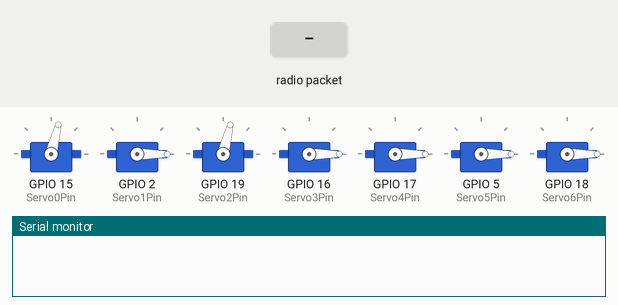
A sketch run on a simulated ESP32. Parts: 7 × servo, the last lines printed to the serial monitor. The inputs (shaded band) are chosen by the test bench.

Above: at 1.2 s.
1.3 s: radio packet "1" arrives
At 2.2 s:
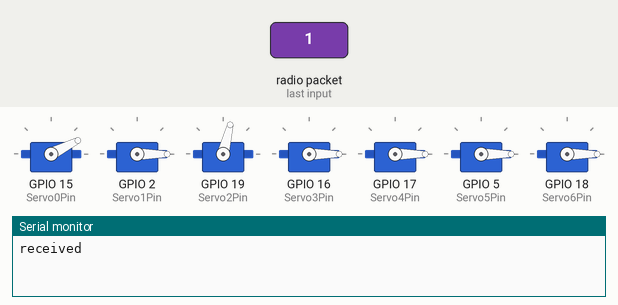
3.0 s: radio packet "0" arrives
At 4.3 s:
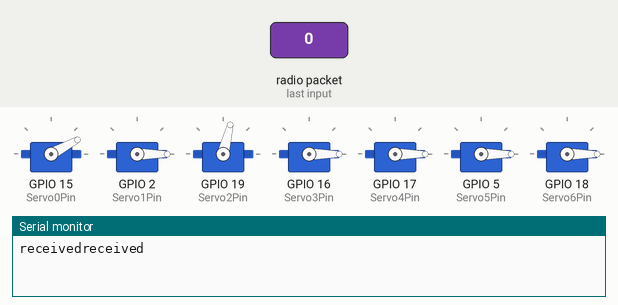
Timing chart, 0 to 6.0 s (numbered marks = the images above; inputs shaded):
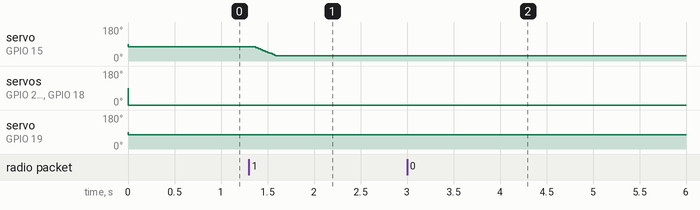

The sketch:

Full_Hand_Protoype_Control.ino
```cpp
 /*************************************
   Samantha Woods
   Skripsie Hand Prototype
   Hand Actuation Code
 *************************************/

#include <WiFi.h>
#include <esp_now.h>
#include <ESP32Servo.h>


/***Servos***/
Servo PinkyFinger;
Servo RingFinger;
Servo MiddleFinger;
Servo IndexFinger;
Servo ThumbFlex;
Servo ThumbAA;
Servo ThumbOp;

int Servo0Pin = 15;
int Servo1Pin = 2;
int Servo2Pin = 19;
int Servo3Pin = 16;
int Servo4Pin = 17;
int Servo5Pin = 5;
int Servo6Pin = 18;

/***Pressure Sensors***/
int ThumbSense = 39;
int IndexSense = 34;
int MiddleSense = 35;
int RingSense = 32;
int PinkySense = 33;

/***Servo Position Array Indexing***
 ***********************************
   0 = Pinky Finger
   1 = Ring Finger
   2 = Middle Finger
   3 = Index Finger
   4 = Thumb Bending
   5 = Thumb Abduction
   6 = Thumb Opposition
 ***********************************
*/
//uint8_t ServoMaxPosition[] = {80, 50, 80, 50, 46, 22, 70};                         //Maximum angle the servo can run to, read from NX simulation
uint8_t ServoMaxPosition[] = {76, 55, 76, 55, 37, 70, 80};                         //Maximum angle the servo can run to, read from NX simulation
uint8_t ServoMinPosition[] = {0, 0, 0, 0, 0, 0, 0};      //Minumum angle the servo can run to, read from NX simulation
uint8_t ServoCurrentPosition[] = {0, 0, 0, 0, 0, 0, 0};  //Position the servo is set to currently
uint8_t ServoSetPosition[] = {0, 0, 0, 0, 0, 0, 0};      //Position the servo is running to, set from glove readings, values sent wirelessly

/***Pressure Sensor Array Indexing***
 ************************************
   0 = Pinky Finger
   1 = Ring Finger
   2 = Middle Finger
   3 = Index Finger
   4 = Thumb
 ************************************
   Value range = 0 - 9
*/
uint8_t HandPressure[] = {0, 0, 0, 0, 0};             //Interval value of the FSR analog reading from the hand (ADC)
uint8_t GlovePressure[] = {1, 1, 1, 1, 1};            //Interval value of the FSR analog reading from the glove (ADC), values sent wirelessly


/***MAC Address Arrays***/
uint8_t BOARD3Address[] = {0x58, 0xBF, 0x25, 0x37, 0x2F, 0x30};

/*Timers*/
hw_timer_t *Timer5 = NULL;      //5 millisecond tick
hw_timer_t *Timer8 = NULL;      //8 millisecond tick

/*Miscellaneous Other Variables*/
uint8_t HolderArray[12];         //Placeholder array used to hold the incoming data
uint8_t SendArray[12];           //Placeholder array used to hold the outgoing data


/***FUNCTIONS***
 ***************
 ***************
*/

/***ESP_NOW Callback on data sent, used to confirm whether data sent successfully***/
void OnDataTransmission(const uint8_t *mac_addr, esp_now_send_status_t status) {
  Serial.print("\r\nPacket Send Status:\t");
  Serial.println(status == ESP_NOW_SEND_SUCCESS ? "Delivery Success" : "Delivery Fail");
}


/***ESP-NOW Callback on data received, used to handle the incoming data***/
void OnDataReceive(const uint8_t * mac, const uint8_t *incomingData, int len) {
  int i;

  Serial.write("received");
  memcpy(&HolderArray, incomingData, sizeof(HolderArray));                                //Copy incoming data to the holder array
  for (i = 0; i < 7; i++) {
    if (HolderArray[i] >= ServoMaxPosition[i]) {
      ServoSetPosition[i] = ServoMaxPosition[i];
    }
    else if (HolderArray[i] <= ServoMinPosition[i]) {
      ServoSetPosition[i] = ServoMinPosition[i];
    }
    else {
      ServoSetPosition[i] = HolderArray[i];
    }
  }                                                                                      //Normalise Incoming Position Values to within servo's active range

  for (i = 7; i < 12; i++) {
    GlovePressure[i - 7] = 1;
  }                                                                                      //Record received glove pressure readings for comparison to hand pressure readings
}

/***Function for ESP-NOW data transmission***/
void SendData() {
  int i;
  for (i = 0; i < 7; i++) {
    SendArray[i] = ServoCurrentPosition[i];
  }
  for (i = 7; i < 12; i++) {
    SendArray[i] = HandPressure[i - 7];
  }
  esp_err_t result = esp_now_send(BOARD3Address, (uint8_t *) &SendArray, sizeof(SendArray));
}


/***Timer Interrupt Functions***
 ******************************/

/*Timer5 Interrupt*/
void IRAM_ATTR OnTimer5() {


  if ((ServoSetPosition[0] > ServoCurrentPosition[0]) /*&& (HandPressure[0] != GlovePressure[0])*/) {
    ServoCurrentPosition[0]++;
  }
  else if (ServoSetPosition[0] < ServoCurrentPosition[0]) {
    ServoCurrentPosition[0]--;
  }

  if ((ServoSetPosition[2] > ServoCurrentPosition[2]) /*&& (HandPressure[2] != GlovePressure[2])*/) {
    ServoCurrentPosition[2]++;
  }
  else if (ServoSetPosition[2] < ServoCurrentPosition[2]) {
    ServoCurrentPosition[2]--;
  }


  PinkyFinger.write(ServoMaxPosition[0] - ServoCurrentPosition[0]);
  RingFinger.write(ServoCurrentPosition[1]);
  MiddleFinger.write(ServoMaxPosition[2] - ServoCurrentPosition[2]);
  IndexFinger.write(ServoCurrentPosition[3]);
  ThumbFlex.write(ServoCurrentPosition[4]);
  //ThumbAA.write(ServoMaxPosition[5] - ServoCurrentPosition[5]);
  ThumbOp.write(ServoCurrentPosition[6]);
  ThumbAA.write(ServoCurrentPosition[5]);


}

/*Timer8 Interrupt*/
void IRAM_ATTR OnTimer8() {

  if ((ServoSetPosition[1] > ServoCurrentPosition[1]) /*&& (HandPressure[1] != GlovePressure[1])*/) {
    ServoCurrentPosition[1]++;
  }
  else if (ServoSetPosition[1] < ServoCurrentPosition[1]) {
    ServoCurrentPosition[1]--;
  }

  if ((ServoSetPosition[3] > ServoCurrentPosition[3]) /*&& (HandPressure[3] != GlovePressure[3])*/) {
    ServoCurrentPosition[3]++;
  }
  else if (ServoSetPosition[3] < ServoCurrentPosition[3]) {
    ServoCurrentPosition[3]--;
  }

  if ((ServoSetPosition[4] > ServoCurrentPosition[4]) /*&& (HandPressure[3] != GlovePressure[3])*/) {
    ServoCurrentPosition[4]++;
  }
  else if (ServoSetPosition[4] < ServoCurrentPosition[4]) {
    ServoCurrentPosition[4]--;
  }

  if ((ServoSetPosition[5] > ServoCurrentPosition[5]) /*&& (HandPressure[3] != GlovePressure[3])*/) {
    ServoCurrentPosition[5]++;
  }
  else if (ServoSetPosition[5] < ServoCurrentPosition[5]) {
    ServoCurrentPosition[5]--;
  }

    if ((ServoSetPosition[6] > ServoCurrentPosition[6]) /*&& (HandPressure[3] != GlovePressure[3])*/) {
    ServoCurrentPosition[6]++;
  }
  else if (ServoSetPosition[6] < ServoCurrentPosition[6]) {
    ServoCurrentPosition[6]--;
  }

}


/***END FUNCTIONS***
 *******************/


void setup() {
  /*Begin SetUp for ESP-Now
    ~~~~~~~~~~~~~~~~~~~~~~~
  */
  //Initialise Serial Monitor, Set device as Wifi station, Initialise ESP-NOW
  Serial.begin(115200);
  WiFi.mode(WIFI_STA);
  WiFi.disconnect();
  if (esp_now_init() != ESP_OK) {
    Serial.println("Error initializing ESP-NOW");
    return;
  }

  //Register callback function to get transmission status
  esp_now_register_send_cb(OnDataTransmission);
  //Register callback function to be called when data is recieved
  esp_now_register_recv_cb(OnDataReceive);

  //Register BOARD3 as Peer
  esp_now_peer_info_t BOARD3Info;
  memset(&BOARD3Info, 0, sizeof(BOARD3Info));
  memcpy(BOARD3Info.peer_addr, BOARD3Address, 6);
  BOARD3Info.channel = 0;
  BOARD3Info.encrypt = false;

  //Add BOARD3 as Peer
  if (esp_now_add_peer(&BOARD3Info) != ESP_OK) {
    Serial.println("Failed to add peer");
    return;
  }

  /*End SetUp for ESP-Now
    ~~~~~~~~~~~~~~~~~~~~~~~
  */

  /*servo set up*/
  PinkyFinger.attach(Servo0Pin);
  RingFinger.attach(Servo1Pin);
  MiddleFinger.attach(Servo2Pin);
  IndexFinger.attach(Servo3Pin);
  ThumbFlex.attach(Servo4Pin);
  ThumbAA.attach(Servo5Pin);
  ThumbOp.attach(Servo6Pin);
  /*end servo set up*/

  /*timer set up*/
  Timer5 = timerBegin(0, 80, true);                     //attach timer5 to 1st timer of 4, 1 tick = 1us
  Timer8 = timerBegin(1, 80, true);                     //attach timer8 to 1st timer of 4, 1 tick = 1us

  timerAttachInterrupt(Timer5, &OnTimer5, true);       //attach interrupt function to timer5
  timerAttachInterrupt(Timer8, &OnTimer8, true);       //attach interrupt function to timer8

  timerAlarmWrite(Timer5, 5000, true);                 //Set timer5 alarm to call interrupt every 5ms
  timerAlarmWrite(Timer8, 8000, true);                 //Set timer8 alarm to call interrupt every 8ms

  timerAlarmEnable(Timer5);                             //enable timer5
  timerAlarmEnable(Timer8);                             //enable timer8
  /*end timer set up*/

}

void loop() {
  // put your main code here, to run repeatedly:

}


/*GUIDE FOR USING ESP_NOW*/

/***Board Library***
   Find MAC Address:
   Flash get_mac_address program to board, read from serial terminal.
 ***************************
 ***Board Descriptions***
  ~~~~~~~~~~~~~~~~~~~~~~~
  Board For The Hand (BOARD1):
  DoIt ESP32 Devkit V1
  bolt in hole left of the usb port
  MAC = 58:BF:25:37:3A:28
  Note: This board overheats on USB. Do not plug in for long
 ***
  Board For The Glove Running ADC (BOARD2):
  DoIt ESP32 Devkit V1
  bolt in hole right of usb port
  Note: This board overheats on USB. Not as bad as BOARD1
  MAC = 58:BF:25:36:F3:00
 ***
  Board For The Glove Running ESP-NOW (BOARD3):
  DoIt ESP32 Devkit V1
  No Bolt
  MAC = 58:BF:25:37:2F:30
*/

/* What to put in void Setup():
   ~~~~~~~~~~~~~~~~~~~~~~~~~~~~
   1. Initialise Serial Monitor, Set device as Wifi station, Initialise ESP-NOW
   2. Register send and recieve callback functions
   3. Register your peer using the code format:
         esp_now_peer_info_t NameHereInfo;
         memcpy(NameHereInfo.peer_addr, NameHereAddress, 6);
         NameHereInfo.channel = **Set eccording to how many peers you have. Default is 0**;
         NameHereInfo.encrypt = false;
   4.Add your peer using the code:
         if (esp_now_add_peer(&peerInfo) != ESP_OK){
         Serial.println("Failed to add peer");
         return;
         }
   ~~~~~~~~~~~~~~~~~~~~~~~~~~~~
*/
```

Measured:
- after the input at 1.3 s, servo on GPIO 15 (Servo0Pin): moves from 76° to 27° over 0.24 s, starting after 0.05 s
- after the input at 3.0 s, servo on GPIO 15 (Servo0Pin): 27° → 28° after 0.05 s
